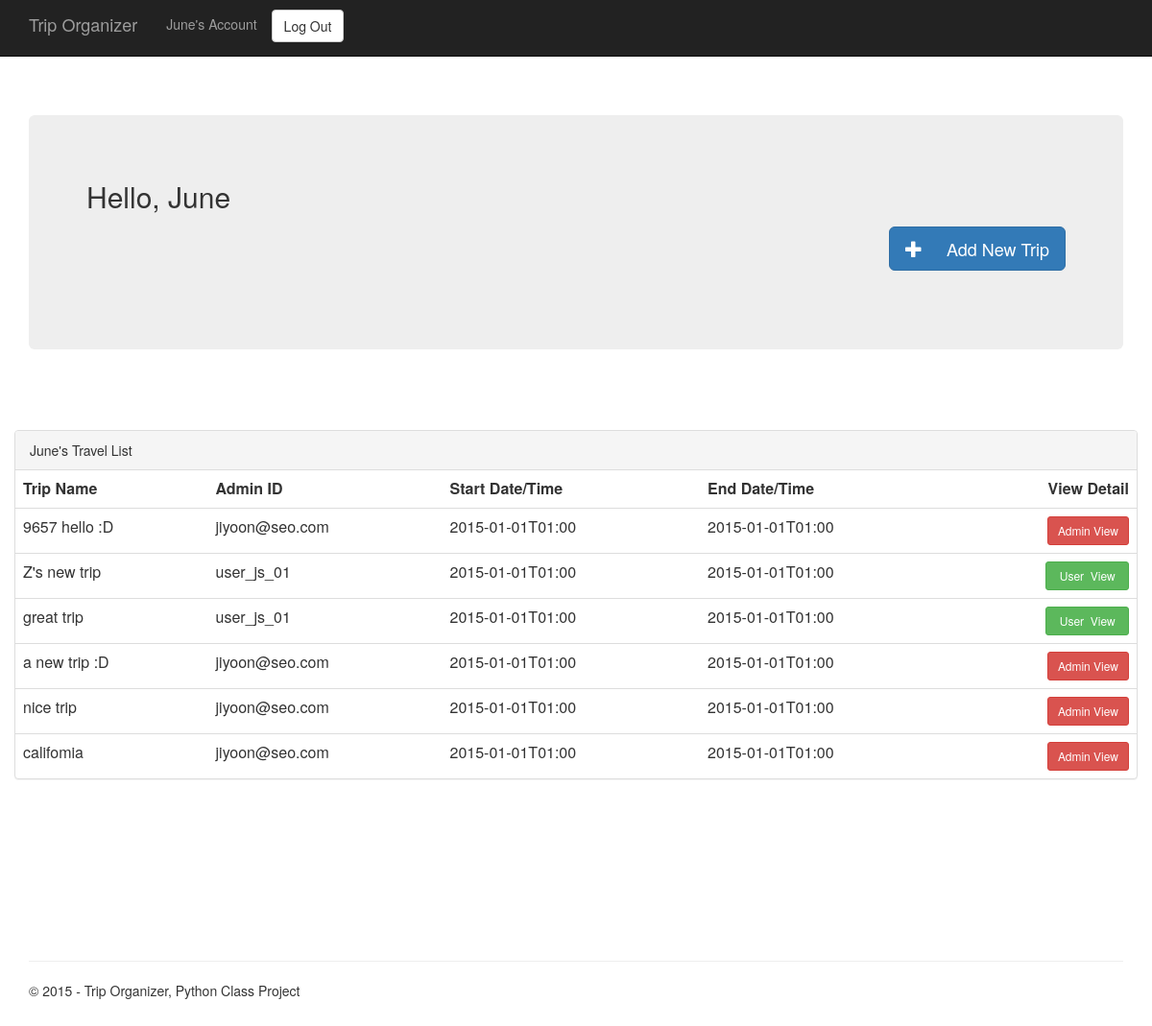
Page /home (signed in) on the committed database.
### tables this page shows
CREATE TABLE "users" ("user_id" VARCHAR NOT NULL  UNIQUE , "user_pw" VARCHAR NOT NULL ,"fname" VARCHAR, "lname" VARCHAR, "trip_admin" VARCHAR  DEFAULT NULL, "trip_user" VARCHAR  DEFAULT NULL);

CREATE TABLE "trips" ("trip_id" VARCHAR UNIQUE , "trip_name" VARCHAR NOT NULL , "user_id_s" VARCHAR NOT NULL , "created_time" DATETIME DEFAULT CURRENT_TIMESTAMP, "start_datetime" DATETIME DEFAULT null, "end_datetime" DATETIME DEFAULT null);

### Travel/views.py (the view, shortened to what this page needs)
@app.route('/home', methods=['GET', 'POST'])
@login_required
def home():
    global trip_id
    if request.method == 'GET':
        if session.get('logged_in') and session['logged_in'] == True :
            trip_id = get_auto_gen_trip_id( str(datetime.now()), app_user.get_email())
            trips_output = [] # set empty str
            admin_result = repo.get_trip_list(app_user.get_email(), True)  # list of admin trip_id(s) in 'user' table
            user_result = repo.get_trip_list(app_user.get_email(), False)  # list of user trip_id(s) in 'user' table
            all_users = []
            sorted_by_datetime_all = []
            if not admin_result or admin_result[0] == 'None' :
                pass
            else:
                admin_list = []
                for each in admin_result:
                    admin_list.append(repo.get_trips_from_trips_table(each))
                all_users.extend(admin_list)
                pass
            if not user_result or user_result[0] == 'None':
                pass
            else:
                user_list = []
                for each in user_result:
                    user_list.append(repo.get_trips_from_trips_table(each))
                all_users.extend(user_list)
                pass
            if all_users:
                sorted_by_datetime_all = sorted(all_users, key=lambda tup: tup[3])
                trips_output = Markup(get_trips_in_table(sorted_by_datetime_all))
            else:
                trips_output = "No Trip was found"
            return render_template(
            'index.html',
            title='Home Page',
            user_name = app_user.get_fname() ,
            auto_gen_trip_id = trip_id,
            show_trip_list = trips_output,
            year=datetime.now().year
            )
            pass
        else:
            print("failed to auth handling")
            pass

### Travel/models/Repository.py (called while the page is built)
    def get_trips_from_trips_table(self, trip_id):
        try:
            list_all = []
            cursor = self.__conn.cursor()
            exe = cursor.execute("select trip_id, trip_name, user_id_s, start_datetime, end_datetime	from trips where trip_id= ?", (trip_id,) )   # user_id = ?", (user_id,)
            result = exe.fetchone()
            if result:
                list_all.extend(result)
            else:
                list_all = []
            return list_all
        except Exception as e:
            print("ERROR OCCURED in Repository.get_trips_from_trips_table: " + str(e))
            raise

    def get_trip_list(self, user_id, admin):
        try:
            cursor = self.__conn.cursor()
            trip_list = []
            if admin:
                column = "trip_admin"
            else:
                column = "trip_user"
            trip_admin = cursor.execute("select " + column + " from users where user_id = ?", (user_id,))
            admin_result = trip_admin.fetchone()
            if admin_result is None:
                return None
            admin_s = str(admin_result[0])
            pattern = re.compile("^\s+|\s*,\s*|\s+$")
            trip_list = [x for x in pattern.split(admin_s) if x]
            return trip_list
        except Exception as e:
            print("ERROR OCCURED in Repository.get_trip_list:" +  str(e) )
            raise
        return

### Travel/models/User.py (called while the page is built)
    def get_email(self):
        return str(self.email)

    def get_fname(self):
        return str(self.fname)

### Travel/views.py (called while the page is built)
def login_required(f):
    @wraps(f)
    def decorated_function(*args, **kwargs):
        if 'session_user' in session:
            return f(*args, **kwargs)
        else:
            flash("A login is required to see the page!")
            return redirect(url_for('login', next=request.path))
    return decorated_function

def get_auto_gen_trip_id(temp_trip_id, temp_user_id):
    return str(re.sub(r'[\W]+', '', temp_user_id+temp_trip_id))

### Travel/templates/index.html (shortened to what this page needs)
﻿{% extends "layout.html" %}
{% block content %}
<div class="jumbotron" style="margin-top:50px">
    <h2>Hello, {{user_name}} </h2>
    {% include 'modals/addTrip.html' %}
    <br /><br /><br /><br />
</div>
{% include 'travelList.html' %}
{% endblock %}

### Travel/templates/layout.html (shortened to what this page needs)
﻿<!DOCTYPE html>
<html lang="en" xmlns="http://www.w3.org/1999/xhtml">
<head>
    <link href="../static/content/bootstrap.min.css" rel="stylesheet" />
    <link href="../static/content/site.css" rel="stylesheet" />
</head>
<body>
    <div class="navbar navbar-inverse navbar-fixed-top">
        <div class="container">
            <div class="navbar-header">
                <a href="{{ url_for('home') }}" class="navbar-brand">Trip Organizer</a>
            </div>
            <div class="navbar-collapse collapse">
                <ul class="nav navbar-nav">
                    <li><a href="{{ url_for('account') }}">{{user_name}}'s Account</a></li>
                    <li class="pull-right">
                        <form action="{{url_for('logout')}}" method="get" >
                            <button type="submit" class="btn btn-default" name="logout" value="logout" style="margin-top: 10px;">Log Out  {{log_in_out}}</button>
                        </form>
                    </li>
                </ul>
            </div>
        </div>
    </div>
    <div class="container body-content">
        {% block content %}{% endblock %}
        <hr />
        <footer>
            <p>&copy; {{ year }} - Trip Organizer, Python Class Project</p>
        </footer>
    </div>
</body>
</html>

### Travel/templates/travelList.html (shortened to what this page needs)
﻿<div class="row">
    <div class="panel panel-default">
        <div class="panel-heading">{{user_name}}'s Travel List</div>
        <table class="table table-hover">
            <tr>
                <th>Trip Name</th>
                <th>Admin ID</th>
                <th>Start Date/Time</th>
                <th>End Date/Time</th>
                <th class="pull-right">View Detail</th>
            </tr>
            {{show_trip_list}}
        </table>
    </div>
</div>

### Travel/static/content/site.css (style rules this page uses)
.body-content { padding-left: 15px; padding-right: 15px; }

### rows in the picture
users: fname "June"
trips: trip_name "9657 hello :D jiyoon@seo.com 2015-01-01T01:00 2015-01-01T01:00 Admin View Z's new trip user_js_01 2015-01-01T01:00 2015-01-01T01:00 User View great trip user_js_01 2015-01-01T01:00 2015-01-01T01:00 User View a new trip :D jiyoon@seo.com 2015-01-01T01:00 2015-01-01T01:00 Admin View nice trip jiyoon@seo.com 2015-01-01T01:00 2015-01-01T01:00 Admin View califomia jiyoon@seo.com 2015-01-01T01:00 2015-01-01T01:00 Admin View"
